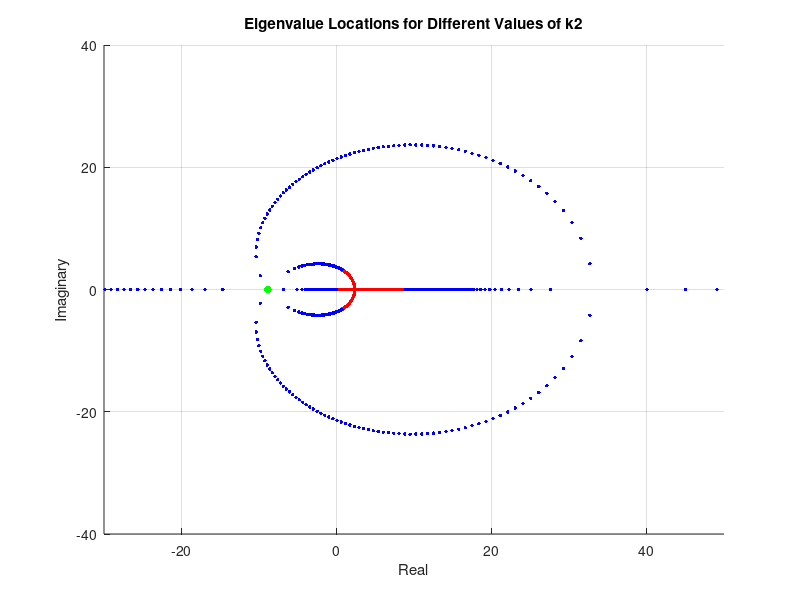

The MATLAB source for this figure:
% Constants
g = 9.81;   % m/s^2
L = 0.125;  % distance from pendulum's centre of mass to pivot in m
a = 0.016;  % radius of pulley in m
m = 0.32;   % mass of pendulum in kg
M = 0.7;    % mass of carriage in kg
I = 8e-5;   % moment of inertia on motor shaft in kg m^2
km = 0.08;  % torque motor constant in Nm/A
ka = -0.50; % amplifier constant in A/V
gamma = M/m + I/(m*a^2);

% State-space matrices
omega_1 = sqrt(g/L);
omega_0 = omega_1 * sqrt(1 + 1/gamma)

Ap = [0, 1, 0, 0;
      0, 0, omega_0^2 - omega_1^2, 0;
      0, 0, 0, 1;
      0, 0, omega_0^2, 0];

B = [0; 1; 0; 1];

opamp_p = diag([10, 20, 30, -20]);  % for inverted pendulum controller

Sp = diag([-1/12.5, -1/2.23, L/3.18, -L/0.64]);

Cp = -(ka*km/(m*a*gamma)) * (Sp \ opamp_p);

% Create state-space model
sys = ss(Ap, B, Cp, 0);

% Define gain range for k2
k2_range = [-logspace(3, -5, 1000), logspace(-5, 3, 1000)];  % Adjust the range and number of gains as needed

% Set fixed values for k1, k3, and k4

k1 = - omega_1^2;
k2 = -4 * omega_1;
k3 = omega_0^2 + 7 * omega_1^2;
k4 = 8 * omega_1;

K = [k1, k2, k3, k4] / Cp;
k1 = K(1); k2 = K(2); k3 = K(3); k4 = K(4);

figure;
hold on;
for k2_iter = k2_range
    K_p = [k1, k2_iter, k3, k4];
    eig_values_p = eig(Ap - B * K_p * Cp);
    if k2_iter > 0
        plot(real(eig_values_p), imag(eig_values_p), 'b.', 'MarkerSize', 8);
    else
        plot(real(eig_values_p), imag(eig_values_p), 'r.', 'MarkerSize', 8);
    end
end

K_p = [k1, k2, k3, k4];
eig_values_p = eig(Ap - B * K_p * Cp);
plot(real(eig_values_p), imag(eig_values_p), 'g.', 'MarkerSize', 16);

xlabel('Real');
ylabel('Imaginary');
xlim([-30,50]);
ylim([-40,40])
title('Eigenvalue Locations for Different Values of k2');
grid on;
